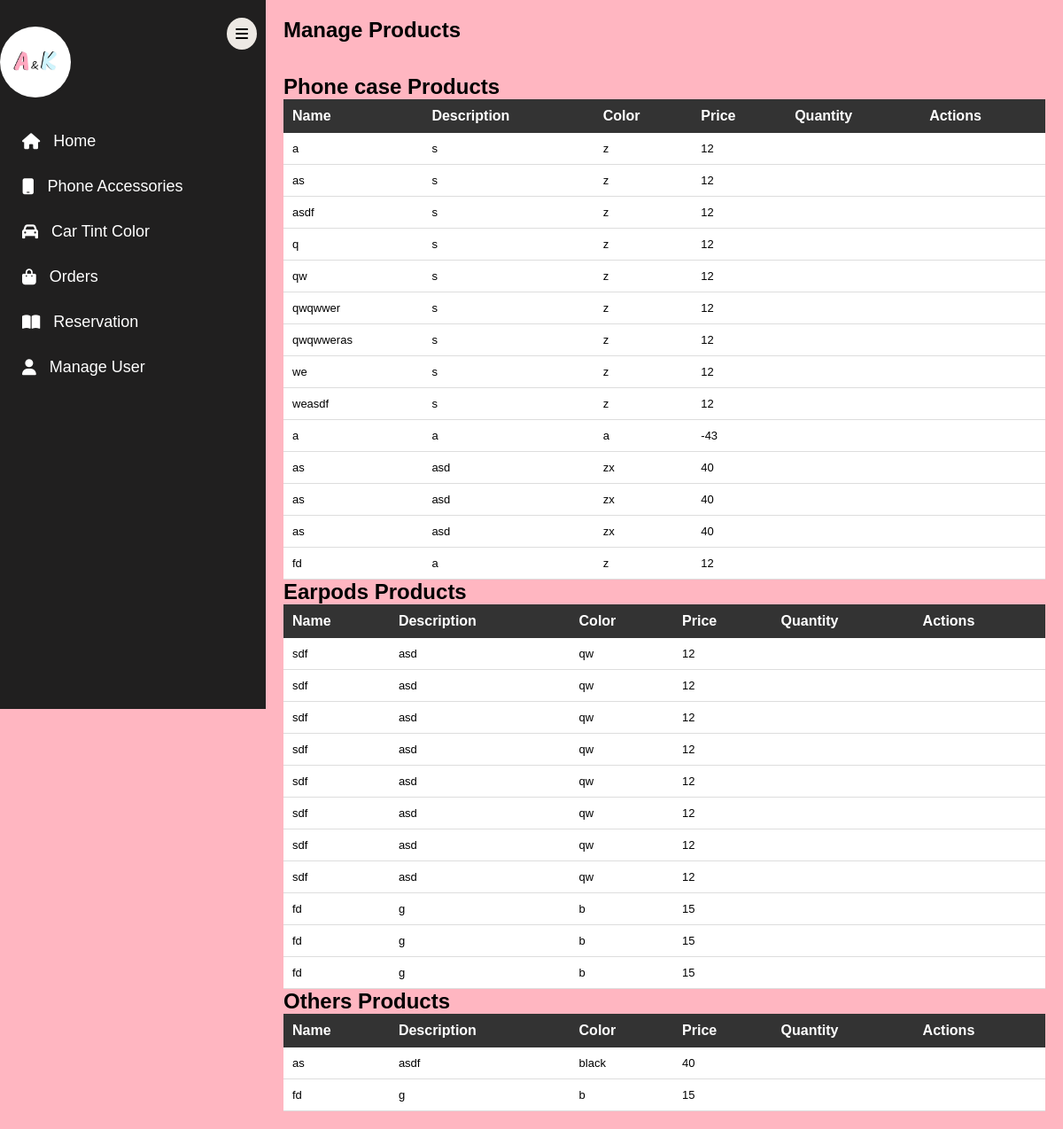
/php/dashboard_phone_admin.php, run on the app's committed database.
### tables this page shows
CREATE TABLE `product` (
  `product_id` int NOT NULL,
  `product_name` varchar(255) NOT NULL,
  `product_description` text,
  `product_color` text NOT NULL,
  `product_price` int NOT NULL,
  `Category` varchar(255) DEFAULT NULL,
  `product_status` varchar(255) DEFAULT NULL
);

### 2/database.php (called while the page is built, shortened)
<?php
  class Database {
    private $server_name = "localhost";
    private $db_username = "root";
    private $db_password = "";
    private $db_name = "orderandreservationdb";
    public function __construct(){
        $this->conn = new mysqli($this->server_name, $this->db_username, $this->db_password, $this->db_name);
    }
  }

### 2/admin_class.php (called while the page is built, shortened)
<?php
require_once "database.php";
class Admin extends database{
    public function displayProductByCategory($category){
        $sql = "SELECT * FROM product WHERE Category= '$category'";
        $items = array();
        if($result = $this->conn->query($sql)){
            while($item = $result->fetch_assoc()){
                $items[] = $item;
            }
            return $items;
            die("error in Retrieving product :".$this->conn->error);
        }
}
}

### php/dashboard_phone_admin.php (the view, shortened to what this page needs)
<?php
include "../classes/admin_class.php";
$admin = new Admin;
$categories = ['phone case', 'earpods', 'others'];
?>
<!DOCTYPE html>
<html lang="en">
<head>
    <link rel="stylesheet" href="css/style2.css">
</head>
<body>
<div class="wrapper">
    <div class="sidebar">
        <div class="sidebar-header">
            <i class="fa-solid fa-bars menu-icon" id="menu-icon"></i>
            <img class="logo" src="a and k.jpg" alt="A and K Logo">
        </div>
        <ul id="sidebar-menu">
            <li><a href="dashboard_admin.php"><i class="fa-solid fa-house"></i><span>Home</span></a></li>
            <li><a href="dashboard_phone_admin.php"><i class="fa-solid fa-mobile"></i><span>Phone Accessories</span></a></li>
            <li><a href="dashboard_tint_color_admin.php"><i class="fa-solid fa-car"></i><span>Car Tint Color</span></a></li>
            <li><a href="dashboard_order.php"><i class="fa-solid fa-bag-shopping"></i><span>Orders</span></a></li>
            <li><a href="dashboard_reservation.php"><i class="fa-solid fa-book-open"></i><span>Reservation</span></a></li>
            <li><a href="dashboard_manage_user.php"><i class="fa-solid fa-user"></i><span>Manage User</span></a></li>
        </ul>
    </div>
    <div class="content">
        <section class="header">
            <h1>Manage Products</h1><br><br>
        </section>
        <?php
        foreach ($categories as $category) {
            $products = $admin->displayProductByCategory($category);
        ?>
            <section class="product-category">
                <h2><?= ucfirst($category) ?> Products</h2>
                <table>
                    <thead>
                        <tr>
                            <th>Name</th>
                            <th>Description</th>
                            <th>Color</th>
                            <th>Price</th>
                            <th>Quantity</th>
                            <th>Actions</th>
                        </tr>
                    </thead>
                    <tbody>
                        <?php if (!empty($products)) {
                            foreach($products as $product) { ?>
                                <tr>
                                    <td class="text-center"><?= $product['product_name'] ?></td>
                                    <td class="text-center"><?= $product['product_description'] ?></td>
                                    <td class="text-center"><?= $product['product_color'] ?></td>
                                    <td class="text-center"><?= $product['product_price'] ?></td>
                                    <td class="text-center"><?= $product['product_quantity'] ?></td>
                                    <td class="text-center">
                                    </td>
                                </tr>
                            <?php }
                        } else { ?>
                            <tr>
                                <td colspan="6" class="text-center">No products available in this category.</td>
                            </tr>
                        <?php } ?>
                    </tbody>
                </table>
            </section>
        <?php }  ?>
    </div>
</div>
</body>
</html>

### upload/css/style2.css (style rules this page uses)
* { margin: 0; padding: 0; box-sizing: border-box; list-style: none; font-family: Arial, sans-serif; }
body { background-color: #ffb6c1; }
.wrapper { display: flex; flex-wrap: nowrap; }
.wrapper .sidebar { width: 300px; height: 100vh; background: #201f1f; padding: 30px 0; flex-shrink: 0; overflow-x: hidden; transition: width 0.3s, transform 0.3s; position: relative; }
.wrapper .sidebar ul { padding-left: 0; }
.wrapper .sidebar ul li { padding: 15px 25px; font-size: 18px; transition: opacity 0.3s; }
.wrapper .sidebar ul li span { margin-left: 15px; }
.wrapper .sidebar ul li a { color: white; display: flex; align-items: center; text-decoration: none; }
.wrapper .sidebar ul li a { position: relative; overflow: hidden; }
.wrapper .sidebar ul li a::after { content: ''; position: absolute; top: 50%; left: 50%; width: 200%; height: 200%; background: rgba(177, 173, 173, 0.829); border-radius: 50%; transform: translate(-50%, -50%) scale(0); transition: transform 0.5s ease-out; }
.logo { height: 80px; width: 80px; object-fit: cover; border-radius: 50%; margin-bottom: 20px; transition: opacity 0.3s; }
.menu-icon { position: absolute; top: 20px; right: 10px; background: #ede9e4; padding: 10px; border-radius: 50%; cursor: pointer; transition: right 0.3s; z-index: 1000; }
.content { flex: 1; padding: 20px; }
table { width: 100%; border-collapse: collapse; }
table thead { background-color: #333; color: #fff; }
table thead th { padding: 10px; text-align: left; }
table tbody tr { background-color: #fff; border-bottom: 1px solid #ddd; }
table tbody tr td { padding: 10px; font-size: small; }

### data on the page
product: product_name "a", product_description "s", product_color "z", product_price "12"
product: product_name "as", product_description "s", product_color "z", product_price "12"
product: product_name "asdf", product_description "s", product_color "z", product_price "12"
product: product_name "q", product_description "s", product_color "z", product_price "12"
product: product_name "qw", product_description "s", product_color "z", product_price "12"
product: product_name "qwqwwer", product_description "s", product_color "z", product_price "12"
product: product_name "qwqwweras", product_description "s", product_color "z", product_price "12"
product: product_name "we", product_description "s", product_color "z", product_price "12"
product: product_name "weasdf", product_description "s", product_color "z", product_price "12"
product: product_name "a", product_description "a", product_color "a", product_price "-43"
product: product_name "as", product_description "asd", product_color "zx", product_price "40"
product: product_name "as", product_description "asd", product_color "zx", product_price "40"
product: product_name "as", product_description "asd", product_color "zx", product_price "40"
product: product_name "fd", product_description "a", product_color "z", product_price "12"
product: product_name "sdf", product_description "asd", product_color "qw", product_price "12"
product: product_name "sdf", product_description "asd", product_color "qw", product_price "12"
product: product_name "sdf", product_description "asd", product_color "qw", product_price "12"
product: product_name "sdf", product_description "asd", product_color "qw", product_price "12"
product: product_name "sdf", product_description "asd", product_color "qw", product_price "12"
product: product_name "sdf", product_description "asd", product_color "qw", product_price "12"
product: product_name "sdf", product_description "asd", product_color "qw", product_price "12"
product: product_name "sdf", product_description "asd", product_color "qw", product_price "12"
product: product_name "fd", product_description "g", product_color "b", product_price "15"
product: product_name "fd", product_description "g", product_color "b", product_price "15"
product: product_name "fd", product_description "g", product_color "b", product_price "15"
product: product_name "as", product_description "asdf", product_color "black", product_price "40"
product: product_name "fd", product_description "g", product_color "b", product_price "15"

### other printed values
$category "Phone case"
$category "Earpods"
$category "Others"
